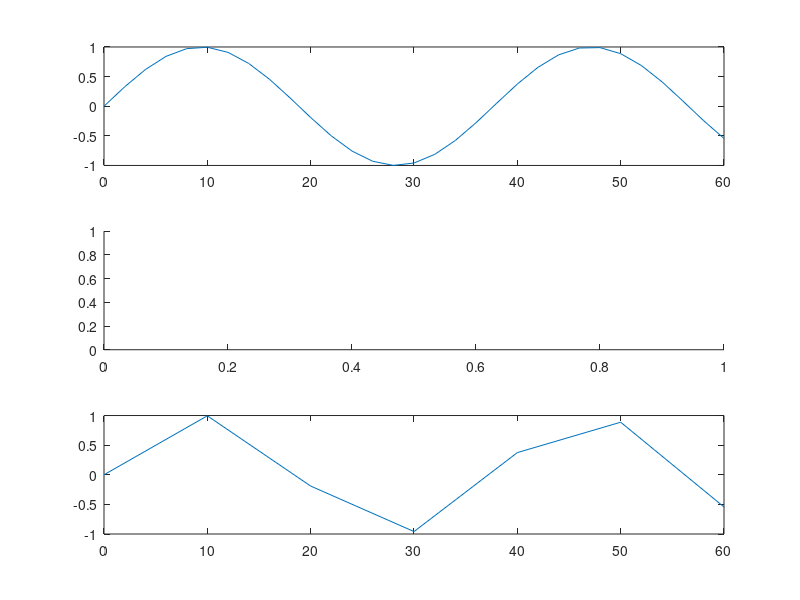

Here is the MATLAB script that generated this plot:
n1 =0:2:60;
z= sin(n1/6);
subplot(3,1,1)
plot(n1,z)
n2 =0:10:60;
w=sin(n2/6);
subplot(3,1,2)
subplot(3,1,3)
plot(n2,w)
